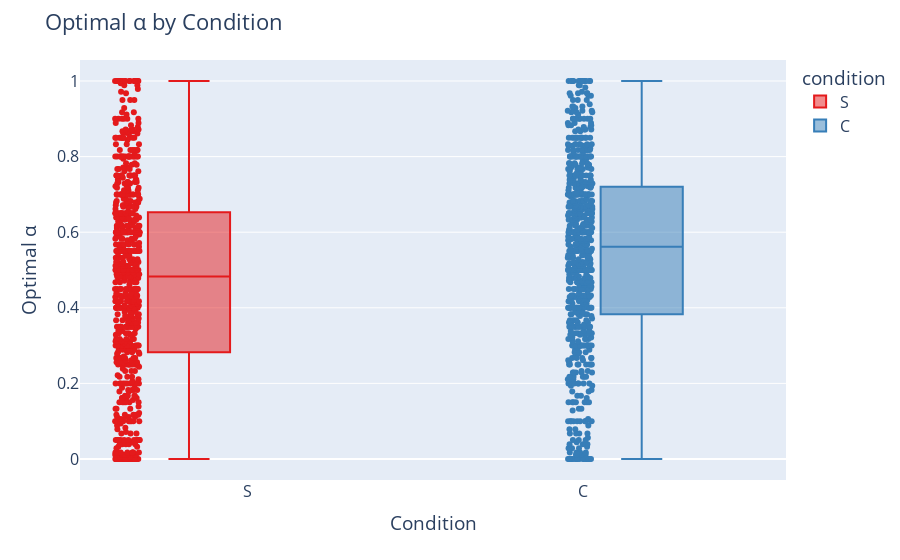

Notebook code for this chart:
### Code cell
# Base boxplot (like boxen, shows distribution)
fig = px.box(
    arbor_stats_df,
    x="condition",
    y="optimal alpha",
    color="condition",                # hue
    points="all",                            # show all points like boxen
    color_discrete_sequence=px.colors.qualitative.Set1
)

# Layout tweaks
fig.update_layout(
    title="Optimal α by Condition",
    xaxis_title="Condition",
    yaxis_title="Optimal α",
    font=dict(size=16),
    boxmode="group"
)

fig.show()
fig.write_image("paper-figs/Salt-Control-Analysis/Optimal-alpha-by-condition.pdf")

### Figure 1 — Plotly figure (JSON) as saved in the notebook; plotly's stock layout.template omitted (floating-point values rounded to 4 significant figures; data arrays with more than 128 entries replaced by an {"elided": "..."} marker saying what was removed)
{"data": [{"alignmentgroup": "True", "boxpoints": "all", "hovertemplate": "condition=%{x}<br>optimal alpha=%{y}<extra></extra>", "legendgroup": "S", "marker": {"color": "rgb(228,26,28)"}, "name": "S", "notched": false, "offsetgroup": "S", "orientation": "v", "showlegend": true, "type": "box", "x": {"elided": "736 str values"}, "x0": " ", "xaxis": "x", "y": {"elided": "736 float values"}, "y0": " ", "yaxis": "y"}, {"alignmentgroup": "True", "boxpoints": "all", "hovertemplate": "condition=%{x}<br>optimal alpha=%{y}<extra></extra>", "legendgroup": "C", "marker": {"color": "rgb(55,126,184)"}, "name": "C", "notched": false, "offsetgroup": "C", "orientation": "v", "showlegend": true, "type": "box", "x": {"elided": "755 str values"}, "x0": " ", "xaxis": "x", "y": {"elided": "755 float values"}, "y0": " ", "yaxis": "y"}], "layout": {"autosize": true, "boxmode": "group", "font": {"size": 16}, "legend": {"title": {"text": "condition"}, "tracegroupgap": 0}, "margin": {"t": 60}, "title": {"text": "Optimal α by Condition"}, "xaxis": {"anchor": "y", "autorange": true, "categoryarray": ["S", "C"], "categoryorder": "array", "domain": [0, 1], "range": [-0.5, 1.605], "title": {"text": "Condition"}, "type": "category"}, "yaxis": {"anchor": "x", "autorange": true, "domain": [0, 1], "range": [-0.05556, 1.056], "title": {"text": "Optimal α"}, "type": "linear"}}}
